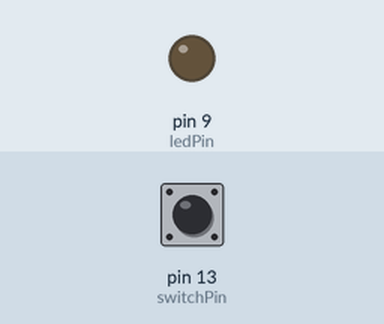
The sketch below on a simulated Arduino Uno, built with avr-gcc and run on an emulated ATmega328P. On the bench: output pins drawn as LEDs (lit = HIGH). The test bench sets the inputs (shaded band); at power-on: pin 13 (switchPin) HIGH.

Above: at 1.2 s.
1.3 s: pin 13 (switchPin) pulled LOW for 0.15 s
At 1.37 s:
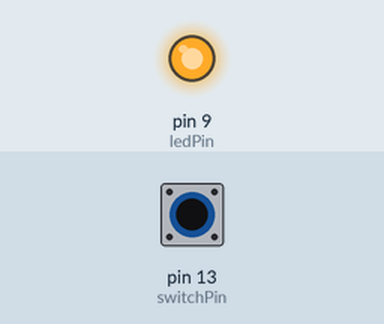
2.9 s: pin 13 (switchPin) pulled LOW for 3.2 s
At 6.6 s:
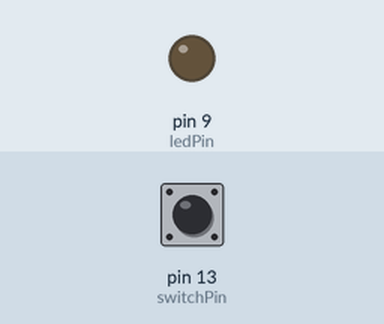
Timing chart, 0 to 8.1 s (numbered marks = the images above; inputs shaded):
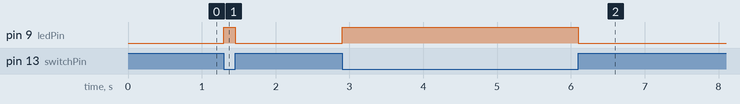

Measured:
- after the input at 1.3 s, pin 9 (ledPin): LOW → HIGH at once, → LOW 0.15 s later
- after the input at 2.9 s, pin 9 (ledPin): LOW → HIGH at once, → LOW 3.2 s later

The sketch:

buton_y_led.ino
```cpp
int switchPin = 13;
int ledPin = 9;

void setup() {
  pinMode(switchPin, INPUT_PULLUP);
  pinMode(ledPin, OUTPUT);
}

void loop() {
  int value = digitalRead(switchPin);
  if (value == LOW) {
    digitalWrite(ledPin, HIGH);
  }
  else {
    digitalWrite(ledPin, LOW);
  }
}
```
